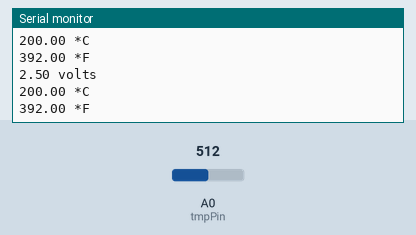
This sketch was run on a simulated Arduino Uno, built with avr-gcc and run on an emulated ATmega328P. Parts: the last lines printed to the serial monitor. Inputs (shaded band) come from the test bench; at power-on: A0 (tmpPin) = 512.

Above: at 1.8 s.
1.9 s: A0 (tmpPin) set to 716
At 2.5 s:
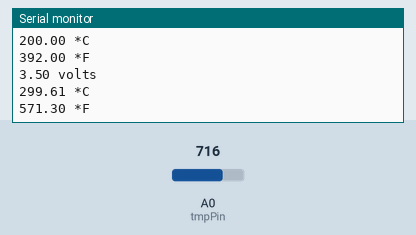
3.4 s: A0 (tmpPin) set to 900
At 4.8 s:
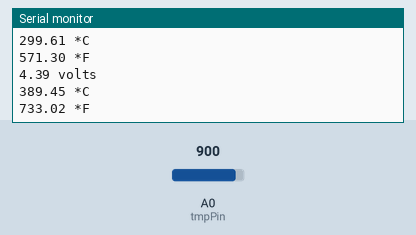
Timing chart, 0 to 6.4 s (numbered marks = the images above; inputs shaded):
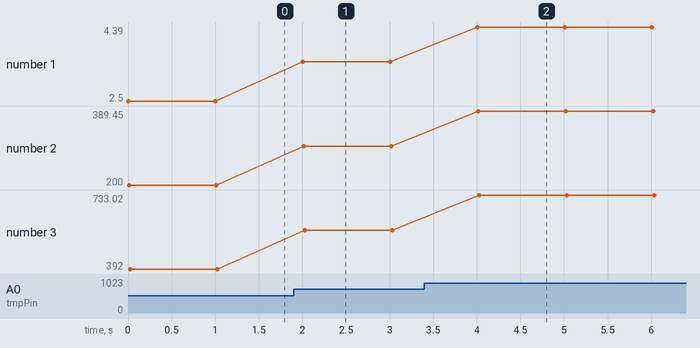

Measured:
- after the input at 1.9 s, the serial monitor: prints a new line after 0.10 s (image 1)
- after the input at 3.4 s, the serial monitor: prints a new line after 0.61 s (image 2)
- plotted number 1: 2.5 → 3.5 after the input at 1.9 s, 3.5 → 4.39 after the input at 3.4 s
- plotted number 2: 200 → 299.61 after the input at 1.9 s, 299.61 → 389.45 after the input at 3.4 s
- plotted number 3: 392 → 571.3 after the input at 1.9 s, 571.3 → 733.02 after the input at 3.4 s

The sketch:

tmp36_basic.ino
```cpp
int tmpPin = 0;
float supply_voltage = 5;

void setup()
{
  // put your setup code here, to run once:
  Serial.begin(9600);
}

void loop()
{
  // put your main code here, to run repeatedly:
  int tmpReading = analogRead(tmpPin);
  float voltage = tmpReading * supply_voltage / 1024;
  Serial.print(voltage);
  Serial.println(" volts");

  float t_c =  (voltage - 0.5) * 100;
  Serial.print(t_c);
  Serial.println(" *C");

  float t_f = (t_c * 9.0 / 5.0) + 32.0;
  Serial.print(t_f);
  Serial.println(" *F");
  delay(1000);
}  
```
